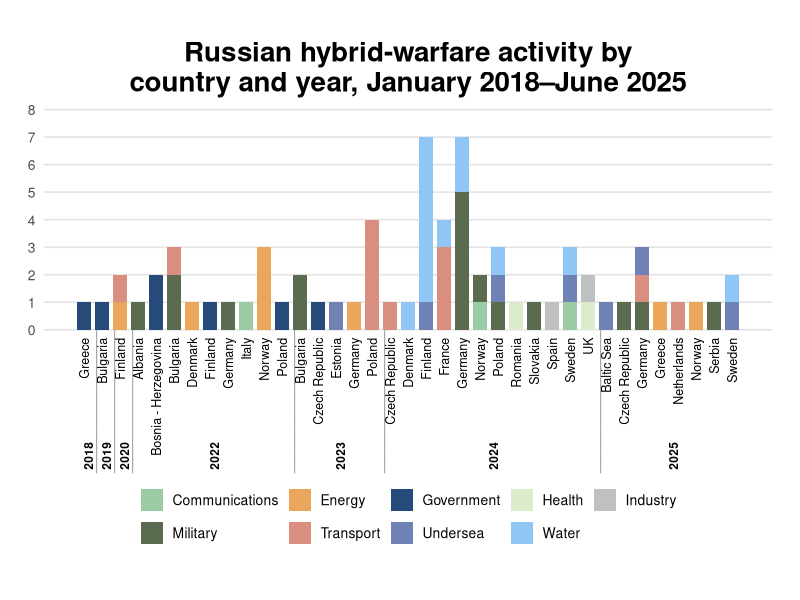
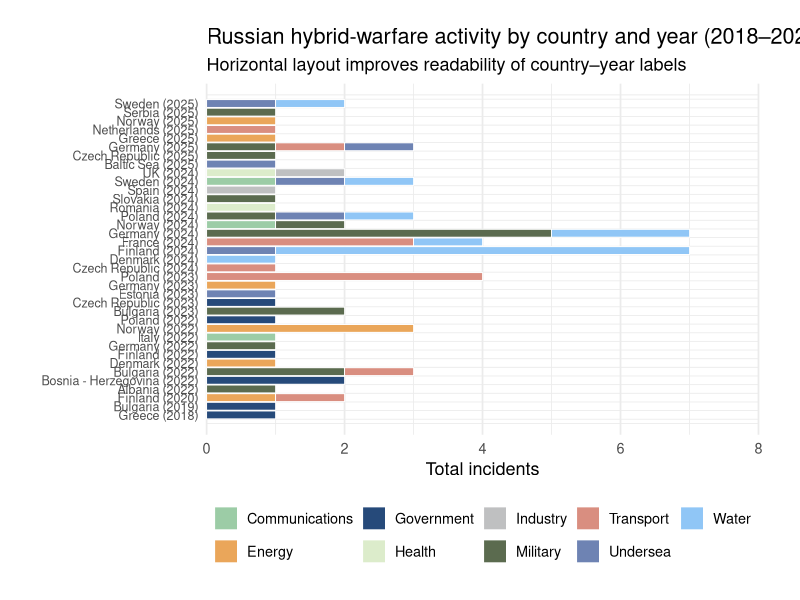

Write R code to recreate these figures, in order.
## ---- chunk 1
knitr::opts_chunk$set(out.width="100%", fig.align="center", fig.height = 8, fig.width = 15)
## ---- chunk 2
library(tidyverse)
## ---- chunk 3
df_recon1 <- tribble(
  ~year, ~country, ~sector, ~count,
  # 2018
  2018, "Greece", "Government", 1,
  # 2019
  2019, "Bulgaria", "Government", 1,
  #2020
  2020, "Finland", "Energy", 1,
  2020, "Finland", "Transport", 1,
  # 2022
  2022, "Albania", "Military", 1,
  2022, "Bosnia - Herzegovina", "Government", 2,
  2022, "Bulgaria", "Military", 2,
  2022, "Bulgaria", "Transport", 1,
  2022, "Denmark", "Energy", 1,
  2022, "Finland", "Government", 1,
  2022, "Germany", "Military", 1,
  2022, "Italy", "Communications", 1,
  2022, "Norway", "Energy", 3,
  2022, "Poland", "Government", 1,
  # 2023
  2023, "Bulgaria", "Military", 2,
  2023, "Estonia", "Undersea", 1,
  2023, "Czech Republic", "Government", 1,
  2023, "Germany", "Energy", 1,
  2023, "Poland", "Transport", 4,
  # 2024
  2024, "Czech Republic", "Transport", 1,
  2024, "Denmark", "Water", 1,
  2024, "Finland", "Undersea", 1,
  2024, "Finland", "Water", 6,
  2024, "France", "Transport", 3,
  2024, "France", "Water", 1,
  2024, "Germany", "Military", 5,
  2024, "Germany", "Water", 2,
  2024, "Norway", "Communications", 1,
  2024, "Norway", "Military", 1,
  2024, "Poland", "Military", 1,
  2024, "Poland", "Undersea", 1,
  2024, "Poland", "Water", 1,
  2024, "Romania", "Health", 1,
  2024, "Slovakia", "Military", 1,
  2024, "Spain", "Industry", 1,
  2024, "Sweden", "Communications", 1,
  2024, "Sweden", "Undersea", 1,
  2024, "Sweden", "Water", 1,
  2024, "UK", "Health", 1,
  2024, "UK", "Industry", 1,
  # 2025
  2025, "Baltic Sea", "Undersea", 1,
  2025, "Czech Republic", "Military", 1,
  2025, "Germany", "Military", 1,
  2025, "Germany", "Transport", 1,
  2025, "Germany", "Undersea", 1,
  2025, "Greece", "Energy", 1,
  2025, "Netherlands", "Transport", 1,
  2025, "Norway", "Energy", 1,
  2025, "Serbia", "Military", 1,
  2025, "Sweden", "Undersea", 1,
  2025, "Sweden", "Water", 1
)
## ---- chunk 4
df <- df_recon1 |>
  arrange(year, country, row_number()) |>
  group_by(year, country) |>
  mutate(
    ymin = c(0, cumsum(count)[-n()]),
    ymax = cumsum(count)
  ) |>
  ungroup() |>
  mutate(xlabel = paste0(country, "\n", year))

desired_order <- df |>
  distinct(xlabel, year, country) |>
  arrange(year, country) |>
  pull(xlabel)

df$xlabel <- factor(df$xlabel, levels = desired_order)
## ---- chunk 5
sector_colors <- c(
  "Communications" = "#9CCCA6",
  "Energy" = "#EAA65A",
  "Government" = "#264A7A",
  "Health" = "#DCECCB",
  "Industry" = "#BFC0C1",
  "Military" = "#5B6B4F",
  "Transport" = "#D98E80",
  "Undersea" = "#6E83B3",
  "Water" = "#90C6F6"
)

df$sector <- factor(
  df$sector,
  levels = c(
    "Communications",
    "Energy",
    "Government",
    "Health",
    "Industry",
    "Military",
    "Transport",
    "Undersea",
    "Water"))

df$sector <- factor(df$sector, levels = names(sector_colors))
## ---- chunk 6
year_positions <- df |>
  distinct(country, year, xlabel) |>
  arrange(year, xlabel) |>
  group_by(year) |>
  summarize(
    x = mean(as.numeric(factor(xlabel, levels = levels(df$xlabel))))
  )

year_boundaries <- df |>
  distinct(year, xlabel) |>
  mutate(x = as.numeric(factor(xlabel, levels = levels(df$xlabel)))) |>
  group_by(year) |>
  summarize(
    min_x = min(x),
    max_x = max(x)
  ) |>
  arrange(year) |>
  mutate(
    boundary_x = lag(max_x) + 0.5
  ) |>
  filter(!is.na(boundary_x))

ggplot(df) +
  geom_text(
    data = year_positions,
    aes(x = x, y = 0, label = year),
    vjust = 1,
    hjust = 5,
    angle = 90,
    size = 3,
    fontface = "bold"
  ) +
  geom_text(
    data = year_boundaries,
    aes(
      x = boundary_x - 0.5,
      y = 0,
      label = "___________"
    ),
    angle = 90,
    vjust = .5,
    hjust = 1,
    size = 6,
    color = "#A9A9A9"
  ) +
  geom_rect(
    aes(
      xmin = as.numeric(xlabel) - 0.4,
      xmax = as.numeric(xlabel) + 0.4,
      ymin = ymin,
      ymax = ymax,
      fill = sector
    ),
    color = NA
  ) +
  scale_x_continuous(
    breaks = seq_along(levels(df$xlabel)),
    labels = df |> distinct(xlabel, country) |> pull(country)
  ) +
  scale_fill_manual(values = sector_colors) +
  guides(fill = guide_legend(nrow = 2, byrow = TRUE)) +
  scale_y_continuous(expand = c(0,0), breaks = seq(0,8,1), limits = c(0,8)) +
  coord_cartesian(expand = FALSE) +
  labs(
    title = "Russian hybrid-warfare activity by\ncountry and year, January 2018–June 2025",
    x = NULL, y = NULL, fill = NULL
  ) +
  theme_minimal(base_size = 13) +
  theme(
    plot.title = element_text(face = "bold", size = 20, hjust = 0.5, margin = margin(b = 8)),
    axis.text.x = element_text(
      color = "black",
      size = 9,
      angle = 90,
      hjust = 1,
      vjust = 0.5
    ),
    plot.margin = margin(30, 20, 40, 20),
    axis.text.y = element_text(size = 10, color = "grey30"),
    panel.grid.major.x = element_blank(),
    panel.grid.minor = element_blank(),
    panel.grid.major.y = element_line(color = "grey90"),
    legend.position = "bottom",
    legend.box = "horizontal",
    legend.text = element_text(size = 10),
    legend.spacing.x = unit(0.50, "cm"),
    legend.margin = margin(t = 10),
    panel.spacing = unit(2, "lines")
  ) +
  coord_cartesian(clip = "off")
## ---- chunk 7
df1 <- df |>
  mutate(
    xlabel2 = paste0(country, " (", year, ")"),
    xlabel2 = factor(xlabel2, levels = unique(xlabel2[order(year, country)]))
  )

ggplot(df1) +
  geom_rect(
    aes(
      xmin = ymin,
      xmax = ymax,
      ymin = as.numeric(xlabel2) - 0.45,
      ymax = as.numeric(xlabel2) + 0.45,
      fill = sector
    ),
    color = "white", linewidth = 0.3
  ) +
  scale_y_continuous(
    breaks = seq_along(levels(df1$xlabel2)),
    labels = levels(df1$xlabel2)
  ) +
  scale_x_continuous(expand = c(0,0), limits = c(0,8)) +
  scale_fill_manual(values = sector_colors) +
  labs(
    title = "Russian hybrid-warfare activity by country and year (2018–2025)",
    subtitle = "Horizontal layout improves readability of country–year labels",
    x = "Total incidents", y = NULL, fill = NULL
  ) +
  theme_minimal(base_size = 13) +
  theme(
    axis.text.y = element_text(size = 9),
    panel.grid.major.y = element_blank(),
    legend.position = "bottom",
    plot.margin = margin(20, 30, 20, 30)
  ) +
  coord_cartesian(clip = "off")
